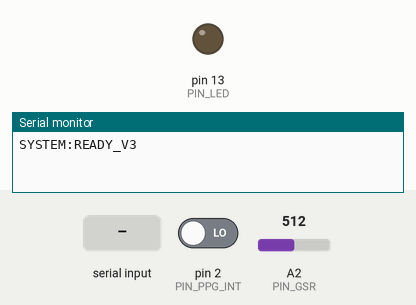
Bench run of a sketch on a simulated Arduino Uno, built with avr-gcc and run on an emulated ATmega328P. Parts: output pins drawn as LEDs (lit = HIGH), the last lines printed to the serial monitor. The inputs (shaded band) are chosen by the test bench; at power-on: pin 2 (PIN_PPG_INT) LOW, A2 (PIN_GSR) = 512.

Above: at 1.8 s.
1.9 s: "START\n" received over Serial
At 2.5 s:
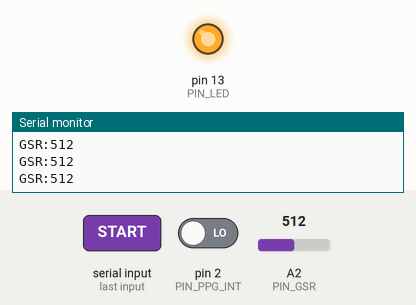
3.4 s: pin 2 (PIN_PPG_INT) driven HIGH
4.9 s: "RESUME\n" received over Serial
6.4 s: "SUBJECT_CHECK\n" received over Serial
Timing chart, 0 to 8.9 s (numbered marks = the images above; inputs shaded):
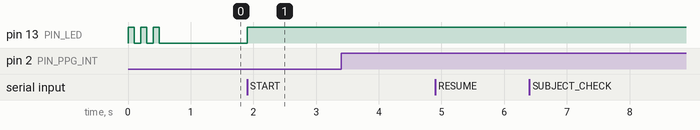

Measured:
- after the input at 1.9 s, pin 13 (PIN_LED): LOW → HIGH at once

The sketch:

MonitorFisiologico_Compatible.ino
```cpp
// ---------------------------------------------------------
// TESIS ANDRADE - FIRMWARE V13 (DIGITAL INTERRUPT + GSR)
// ---------------------------------------------------------

const int PIN_GSR = A2;
const int PIN_PPG_INT = 2; // Conexión obligatoria al Pin Digital 2 (INT0)
const int PIN_LED = 13;
const unsigned long SAMPLE_INTERVAL = 16;

unsigned long lastSampleTime = 0;
bool isRunning = false;

// Variables volátiles para la memoria de la interrupción (ISR)
volatile unsigned long lastBeatTime = 0;
volatile unsigned long beatIntervalUs = 0;
volatile bool newBeatDetected = false;

void setup() {
  Serial.begin(115200);
  while (!Serial) { ; }

  pinMode(PIN_LED, OUTPUT);
  pinMode(PIN_GSR, INPUT);
  pinMode(PIN_PPG_INT, INPUT);

  // Secuencia de inicialización
  for(int i=0; i<3; i++) {
    digitalWrite(PIN_LED, HIGH); delay(100);
    digitalWrite(PIN_LED, LOW); delay(100);
  }

  // Vectorización de la interrupción en el flanco de subida
  attachInterrupt(digitalPinToInterrupt(PIN_PPG_INT), detectBeat, RISING);
  Serial.println("SYSTEM:READY_V3");
}

// ISR: Rutina de Servicio de Interrupción (Complejidad O(1))
void detectBeat() {
  unsigned long currentTime = micros();
  unsigned long interval = currentTime - lastBeatTime;

  // Filtro antirrebote hardware (Debounce biológico: máx 240 BPM / 250ms)
  if (interval > 250000UL) {
    beatIntervalUs = interval;
    lastBeatTime = currentTime;
    newBeatDetected = true;
  }
}

void loop() {
  // 1. Procesamiento de Comandos
  if (Serial.available() > 0) {
    String cmd = Serial.readStringUntil('\n');
    cmd.trim();
    cmd.replace("\r", "");

    if (cmd.length() > 0) {
      Serial.print("CMD_ECHO: ");
      Serial.println(cmd);

      if (cmd == "START" || cmd == "RESUME" || cmd == "SUBJECT_CHECK") {
        isRunning = true;
        digitalWrite(PIN_LED, HIGH);
        if (cmd == "SUBJECT_CHECK") Serial.println("STATUS:SUBJECT_CHECK_STARTED");
      }
      else if (cmd == "STOP" || cmd == "PAUSE") {
        isRunning = false;
        digitalWrite(PIN_LED, LOW);
      }
      else if (cmd == "STATUS") {
        Serial.println("SYSTEM:READY_V3");
      }
    }
  }

  // 2. Transmisión de Datos
  if (isRunning) {
    unsigned long currentMillis = millis();

    // Envío asíncrono del intervalo PPG (alta precisión)
    if (newBeatDetected) {
      noInterrupts(); // Bloqueo atómico de memoria
      unsigned long intervalToSend = beatIntervalUs;
      newBeatDetected = false;
      interrupts();

      Serial.print("PPG_INT:");
      Serial.println(intervalToSend);
    }

    // Envío sincrónico GSR (62.5 Hz)
    if (currentMillis - lastSampleTime >= SAMPLE_INTERVAL) {
      lastSampleTime = currentMillis;
      Serial.print("GSR:");
      Serial.println(analogRead(PIN_GSR));
    }
  }
}
```
